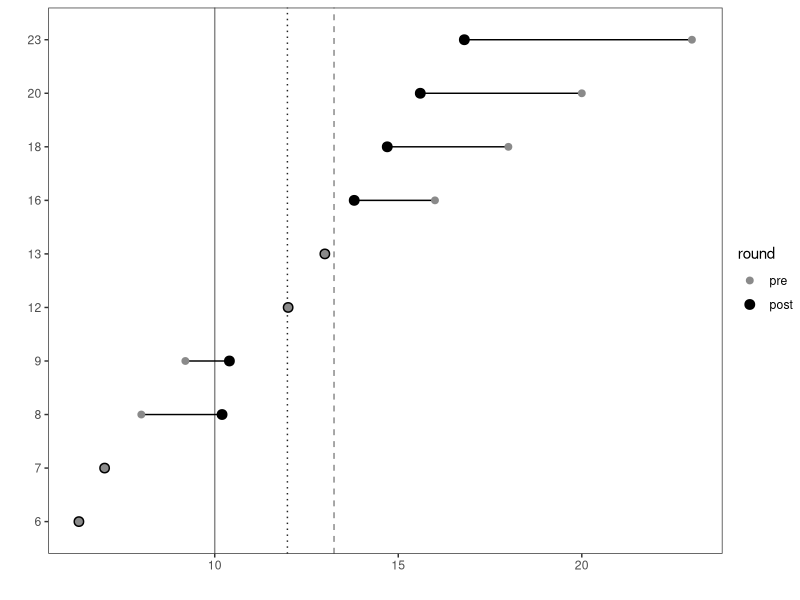
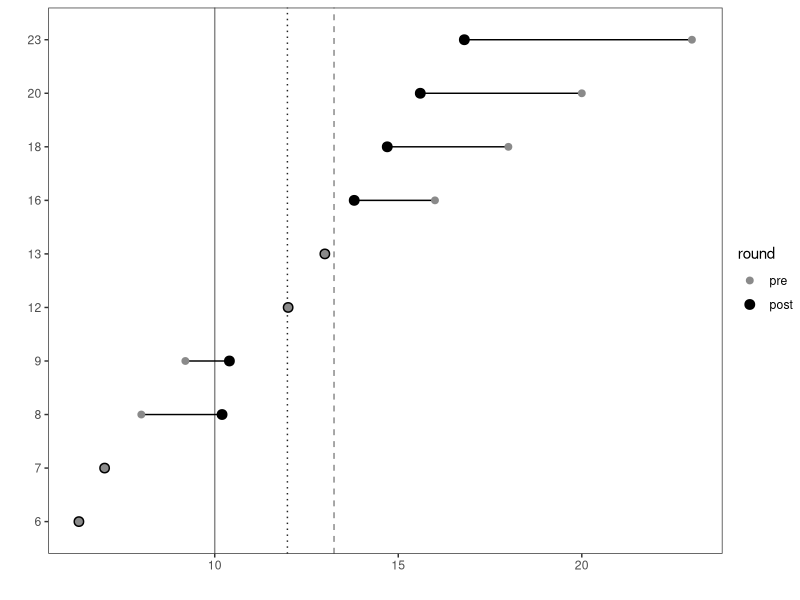

The R script that drew these images, in order:
library(tidyverse)

### totally arbitrary belief distribution
### (generated by a random degroot process)
### chosen to illustrate key principles
sample_data = data.frame(
  pre=c(6.3,7,8,9.2,12,13,16,18,20,23)
  , post=c(6.3,7,10.2,10.4,12,13,13.8,14.7,15.6,16.8)
  , group=1:10
) %>%
  mutate(
    initial=pre
  ) %>%
  gather(key="round", value="response", -c(group, initial)) %>%
  arrange(
    (round)
  ) %>%
  mutate(
    round=factor(round, levels=c("pre","post"))
  ) 

ggplot(sample_data, aes(x=factor(round(initial)), y=response, group=group)) +
  geom_hline(yintercept=10, linetype="solid", color="#888888")+
  geom_hline(yintercept=mean(sample_data$initial), linetype="dashed", color="#888888")+
  geom_hline(yintercept=mean(sample_data$response[sample_data$round=="post"]), linetype="dotted", color="#222222")+
  geom_line() +
  geom_point(aes(size=round, color=round)) + 
  scale_color_manual(values=c("#8A8A8A","black")) +
  scale_size_manual(values=c(2,3))+
  #ylim(c(5,25))+
  #guides(color=F)+
  labs(x="", y="")+ 
  coord_flip()+
  theme_test()

ggsave("Figure 1.png", width=4, height=4)



mean(sample_data$response[sample_data$round=="pre"])
mean(sample_data$response[sample_data$round=="post"])

mean(sample_data$response[sample_data$round=="pre"]>=10)
mean(sample_data$response[sample_data$round=="post"]>=10)
